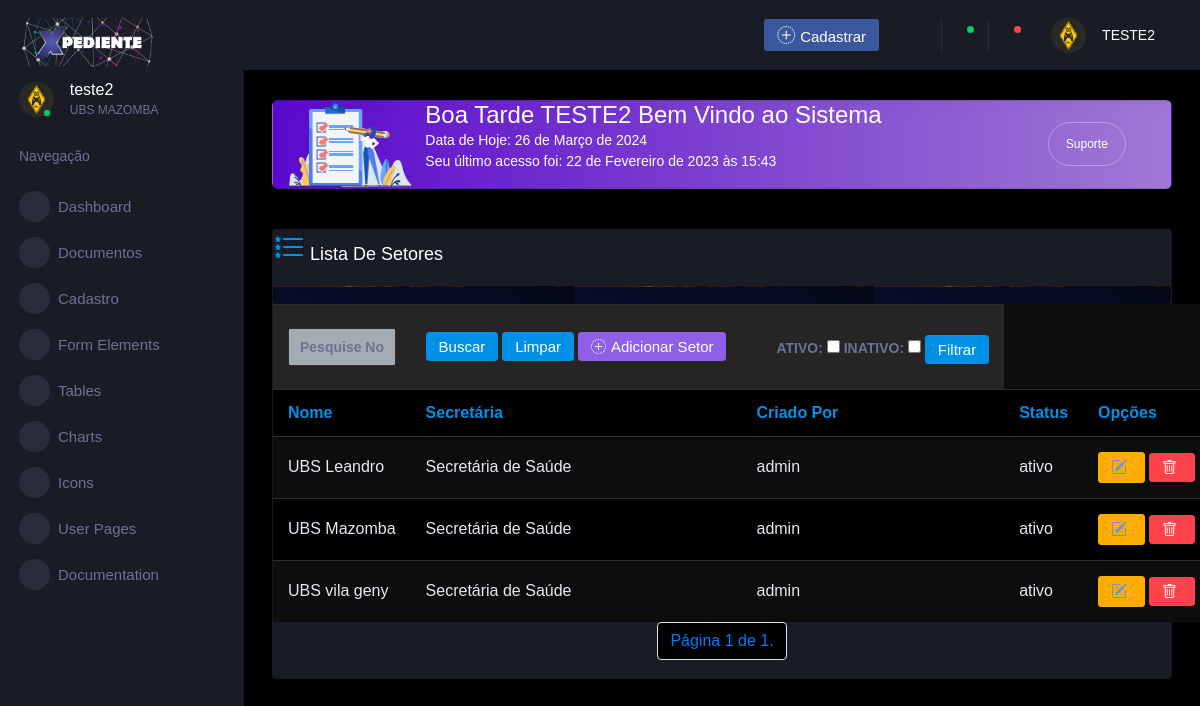
Page /setor_lista/ (signed in) on the committed database.
### usuarios/models.py (models this page shows, shortened)
class Perfil(models.Model):
    nome = models.CharField(max_length=55, blank=False, null=True, verbose_name='Nome Completo')
    cpf = models.CharField(max_length=14, blank=False, null=True, verbose_name='CPf')
    matricula = models.CharField(max_length=20, blank=False, null=True, verbose_name='Matrícula')
    telefone = models.CharField(max_length=20, blank=False, null=True, verbose_name='Telefone')
    email = models.EmailField(max_length=100, blank=False, null=True, verbose_name='Email')
    foto = models.ImageField(("Sua Foto"), upload_to='userfoto/', height_field=None, width_field=None, max_length=None)
    cep = models.CharField(max_length=20, blank=False, null=True, verbose_name='Cep')
    prefeitura = models.ForeignKey(Prefeitura, on_delete=models.CASCADE, verbose_name='Prefeitura')
    secretaria = models.ForeignKey(Secretaria, on_delete=models.CASCADE, verbose_name='Secretária')
    setor = models.ForeignKey(Setor, on_delete=models.CASCADE, verbose_name='Setor')
    usuario = models.OneToOneField(User, on_delete=models.CASCADE, verbose_name='Usuario')

### App/models.py (models this page shows, shortened)
class Setor(models.Model):
    nome = models.CharField(max_length=40, blank=False, null=True, verbose_name='Nome do setor')
    prefeitura = models.ForeignKey(Prefeitura, on_delete=models.PROTECT, verbose_name='Prefeitura')
    secretaria = models.ForeignKey(Secretaria, on_delete=models.PROTECT, verbose_name='Secretária')
    phoneNumberRegex = RegexValidator(regex = r"^\+?1?\d{8,15}$") # regex validação
    telefone = models.CharField(validators = [phoneNumberRegex],max_length=17, blank=False, null=True, verbose_name='Telefone', )
    status =models.CharField(max_length=10, blank=False, null=True, verbose_name='Status',
        choices=(
         ( 'ativo' ,  'Ativo' ),
         ( 'inativo' ,  'Inativo' ),
        ))
    cep = models.CharField(max_length=8, blank=False, null=True, verbose_name='cep')
    logradouro = models.CharField(max_length=70, blank=True, null=True, verbose_name='logradouro')
    complemento = models.CharField(max_length=70, blank=True, null=True, verbose_name='complemento')
    bairro = models.CharField(max_length=70, blank=True, null=True, verbose_name='bairro')
    localidade = models.CharField(max_length=70, blank=True, null=True, verbose_name='localidade')
    uf = models.CharField(max_length=10, blank=True, null=True, verbose_name='uf')
    criadopor = models.ForeignKey(User, on_delete=models.PROTECT)

class Secretaria(models.Model):
    nome = models.CharField(max_length=40, blank=False, unique=True, null=True, verbose_name='Nome da Secretária')
    prefeitura = models.ForeignKey(Prefeitura, on_delete=models.CASCADE, verbose_name='Prefeitura')
    sigla = models.CharField(max_length=7, blank=False, null=True, verbose_name='Sigla da Secretária')
    phoneNumberRegex = RegexValidator(regex = r"^\+?1?\d{8,15}$") # regex validação
    telefone = models.CharField(validators = [phoneNumberRegex],max_length=17, blank=False, null=True, verbose_name='Telefone', )
    status =models.CharField(max_length=10, blank=False, null=True, verbose_name='Status',
        choices=(
         ( 'ativo' ,  'Ativo' ),
         ( 'inativo' , 'Inativo' ),
        ))
    cep = models.CharField(max_length=8, blank=False, null=True, verbose_name='cep')
    logradouro = models.CharField(max_length=70, blank=True, null=True, verbose_name='logradouro')
    complemento = models.CharField(max_length=70, blank=True, null=True, verbose_name='complemento')
    bairro = models.CharField(max_length=70, blank=True, null=True, verbose_name='bairro')
    localidade = models.CharField(max_length=70, blank=True, null=True, verbose_name='localidade')
    uf = models.CharField(max_length=10, blank=True, null=True, verbose_name='uf')
    criadopor = models.ForeignKey(User, on_delete=models.PROTECT)

### App/views.py (the view)
# urls.py: path('setor_lista/', SetorLista.as_view(), name='setor_lista'),
class SetorLista(LoginRequiredMixin,ListView):
    login_url = reverse_lazy('login')
    model = Setor
    context_object_name = 'setores'
    template_name='pages/setor/setorlista.html'
    def get_context_data(self, *args, **kwargs):
        context = super().get_context_data(*args, **kwargs)
        context.update(Home.as_view()(self.request).context_data)
        return context
    paginate_by = 6
    def get_queryset(self):
        txt_nome = self.request.GET.get('nome')
        status = self.request.GET.get('status')
        if txt_nome:
             setor = Setor.objects.filter(nome__icontains=txt_nome)
             return setor
        if status:
            setor = Setor.objects.filter(status=status)
            return setor
        else:
            setor = Setor.objects.all()
        return setor

### App/views.py (called while the page is built)
    def get_context_data(self, **kwargs): #puxar conteudo para html
        context = super().get_context_data(**kwargs)
        context['num_prefeitura'] = Prefeitura.objects.count()
        context['num_secretaria'] = Secretaria.objects.count()
        context['num_setor'] = Setor.objects.count()
        context['num_colaborador'] = Colaborador.objects.count()
        data = datetime.date.today()
        hora = (datetime.datetime.now())
        horaint = int(hora.strftime('%H'))
        print( '....................Hoje é Dia : ',data, '....................')
        print(hora)
        print('Hora:',horaint)
        if horaint <= 12:
            msg = "Bom Dia"
        if horaint >= 12:
            msg = "Boa Tarde"
        if horaint >= 18:
            msg = "Boa Noite"
        context["msg"] = msg
        context["data"] = data
        return context

### App/templates/pages/setor/setorlista.html (shortened to what this page needs)
{% extends 'pages/base/modelo.html' %}
{% load static %}
{%block conteudo%}
<div class="card ">
    <h4 class="card-title"><i class="bi bi-list-stars" style="font-size: 2rem; color: #0090e7;"></i> Lista de Setores</h4>
    <div class="card bg-pri align-content-center text-align-items-center">
      </div>
    <div class="table-responsive-lg w-100">
        <table class="table table-striped w-100 bg-gradient-dark" >
            <tr class="w-100">
            <form class="nav-link mt-2 mt-md-0 d-none d-lg-flex w-100 search " action="?" method="GET">
                <tr style="background: #262424;">
                   <th><input type="text" name="nome" id="" value="{{request.GET.nome}}" class="form-control"   autocomplete="on" placeholder="Pesquise Nome"></th>
                <th>
                    <button class="btn btn-primary" id="button" type="submit">Buscar</button>
                    <a class="btn btn-primary" href="{% url 'setor_lista'%}">Limpar</a>
                    <a class="btn btn-info" href="{% url 'setor_new'%}"><i class="bi bi-plus-circle-dotted"></i>Adicionar Setor</a>
                </th>
                <th >
                    <form class="form-check form-switch " action="?" method="GET">
                        <div class="form-check form-switch">
                        <label  for="ativo">ATIVO:</label>
                        <input  type="checkbox" name="status" id="ativo" value="ativo">
                        <label  for="inativo">INATIVO:</label>
                        <input  type="checkbox" name="status" id="inativo" value="inativo">
                        <button class="btn btn-primary" id="button" type="submit">Filtrar</button>
                        </div>
                    </form>
                </th>
            </tr>
            </form>
        </tr>
            <tr>
                <th style="font-size: 1rem; color: #0090e7;" ><strong>Nome</strong> </th>
                <th style="font-size: 1rem; color: #0090e7;" ><strong>Secretária</strong> </th>
                <th style="font-size: 1rem; color: #0090e7;" ><strong>Criado Por</strong> </th>
                <th style="font-size: 1rem; color: #0090e7;" ><strong>Status</strong> </th>
                <th style="font-size: 1rem; color: #0090e7;" ><strong>Opções</strong> </th>
            </tr>
            {%for setor in setores %}
            <tr>
                <td style="font-size: 1rem; color: #ebe6f2; margin-left: 80px;">{{setor.nome}}</td>
                <td style="font-size: 1rem; color: #ebe6f2; margin-left: 80px;">{{setor.secretaria.nome}}</td>
                <td style="font-size: 1rem; color: #ebe6f2; margin-left: 80px;">{{setor.criadopor}}</td>
                <td style="font-size: 1rem; color: #ebe6f2; margin-left: 80px;">{{setor.status}}</td>
                <td>
                     <a href="{% url 'setor_update' setor.id %}"class="btn btn-warning", title='Editar'><i class="bi bi-pencil-square" style="font-size: 1rem; color: cornflowerblue;"></i></a>
                    <a href="{% url 'setor_delete' setor.id %}"class="btn btn-danger", title='Deletar'  ><i class="bi bi-trash"></i></a>
                </td>
                 </tr>
                {%empty%}
                <tr>
                <td>Nenhum Setor Registrado</td>
                </tr>
            {%endfor%}
        </table>
        <ul class="pagination justify-content-center">
            <li class="page-item">
                <span class="page-link">Página {{ page_obj.number }} de {{ page_obj.paginator.num_pages }}.</span>
            </li>
        </ul>
</div>
  {% endblock conteudo%}

### App/templates/pages/base/modelo.html (shortened to what this page needs)
{% load static %}
<!DOCTYPE html>
<html lang="pt-br" class="h-100">
  <head>
    {% block styles %}
    <link rel="stylesheet" href="{% static 'vendors/mdi/css/materialdesignicons.min.css'%}">
    <link rel="stylesheet" href="https://cdn.jsdelivr.net/npm/bootstrap-icons@1.10.3/font/bootstrap-icons.css">
    <link rel="stylesheet" href="{% static 'vendors/css/vendor.bundle.base.css'%}">
    <link rel="stylesheet" href="{% static 'vendors/jvectormap/jquery-jvectormap.css'%}">
    <link rel="stylesheet" href="{% static 'vendors/flag-icon-css/css/flag-icon.min.css'%}">
    <link rel="stylesheet" href="{% static 'vendors/owl-carousel-2/owl.carousel.min.css'%}">
    <link rel="stylesheet" href="{% static 'vendors/owl-carousel-2/owl.theme.default.min.css'%}">
    <link rel="stylesheet" href="{% static 'css/style.css'%}">
    {% endblock %}
  </head>
  <body>
    <div class="container-scroller">
      {% if request.user.is_authenticated %}
      {% block sidebar %}
      {% include 'pages/partials/_sidebar.html' %}
      {% endblock sidebar %}
      <div class="container-fluid page-body-wrapper">
        {% block navbar %}
        {% include 'pages/partials/_navbar.html' %}
        {% endblock navbar %}
        {% block saudacao %}
        <div class="main-panel">
          <div class="content-wrapper">
            <div class="row">
              <div class="col-12 grid-margin stretch-card">
                <div class="card corona-gradient-card">
                  <div class="card-body py-0 px-0 px-sm-3">
                    <div class="row align-items-center">
                      <div class="col-4 col-sm-3 col-xl-2">
                        <img src="{% static 'images/dashboard/Group126@2x.png'%}" class="gradient-corona-img img-fluid" alt="">
                      </div>
                      <div class="col-5 col-sm-7 col-xl-8 p-0">
                        {% if user.perfil.nome  %}
                        <h3 class="mb-1 mb-sm-0">{{msg}} {{user.perfil.nome}} Bem Vindo ao Sistema </h3>
                        <p class="mb-0 font-weight-normal d-none d-sm-block">Data de Hoje: {{data}}</p>
                        <p "mb-0 font-weight-normal d-none d-sm-block">Seu último acesso foi: {{request.user.last_login}}</p>
                        {% endif %}
                      </div>
                      <div class="col-3 col-sm-2 col-xl-2 pl-0 text-center">
                        <span>
                          <a href="" target="_blank" class="btn btn-outline-light btn-rounded get-started-btn">Suporte</a>
                        </span>
                      </div>
                    </div>
                  </div>
                </div>
              </div>
            </div>
            {% endblock saudacao %}
            {% block conteudo %}{% endblock conteudo %}
          {% endif %}
          {% block modal %}
          {% include 'pages/utils/modal.html' %}
          {% endblock modal %}
        </div>
      </div>
    </div>
  </body>
</html>

### App/templates/pages/partials/_navbar.html (shortened to what this page needs)
{% load static %}
<nav class="navbar p-0 fixed-top d-flex flex-row " >
  <div class="navbar-menu-wrapper flex-grow d-flex align-items-stretch" >
    <button class="navbar-toggler navbar-toggler align-self-center" type="button"data-toggle="minimize" >
      <span class="mdi mdi-menu"></span>
    </button>
    <ul class="navbar-nav w-100">
      <li class="nav-item w-100">
        <form class="nav-link mt-2 mt-md-0 d-none d-lg-flex search">
        </form>
      </li>
    </ul>
    <ul class="navbar-nav navbar-nav-right">
      <li class="nav-item dropdown d-none d-lg-block">
        <a class="nav-link btn btn-facebook create-new-button" id="createbuttonDropdown" data-toggle="dropdown" aria-expanded="false" href="#"><i class="bi bi-plus-circle-dotted"></i>Cadastrar</a>
      </li>
      <li class="nav-item nav-settings d-none d-lg-block">
        <a class="nav-link" href="#">
          <i class="mdi mdi-view-grid"></i>
        </a>
      </li>
      <li class="nav-item dropdown border-left">
        <a class="nav-link count-indicator dropdown-toggle" id="messageDropdown" href="#" data-toggle="dropdown" aria-expanded="false">
          <i class="mdi mdi-email"></i>
          <span class="count bg-success"></span>
        </a>
      </li>
      <li class="nav-item dropdown border-left">
        <a class="nav-link count-indicator dropdown-toggle" id="notificationDropdown" href="#" data-toggle="dropdown">
          <i class="mdi mdi-bell"></i>
          <span class="count bg-danger"></span>
        </a>
      </li>
      <li class="nav-item dropdown">
        <a class="nav-link" id="profileDropdown" href="#" data-toggle="dropdown">
          <div class="navbar-profile">
            {% if user.perfil.foto  %}
            <img class="img-xs rounded-circle" src="{{ user.perfil.foto.url }}" alt="">
            {% else %}
            <img class="img-xs rounded-circle" src="{%static 'images/faces/semfoto.jpg'%}" alt="">
            {% endif %}
            <p class="mb-0 d-none d-sm-block navbar-profile-name">{{user.perfil.nome}}</p>
            <i class="mdi mdi-menu-down d-none d-sm-block"></i>
          </div>
        </a>
      </li>
    </ul>
  </div>
</nav>

### rows in the picture
Setor: nome "UBS Leandro", secretaria.nome "Secretária de Saúde", criadopor "admin", status "ativo"
Setor: nome "UBS Mazomba", secretaria.nome "Secretária de Saúde", criadopor "admin", status "ativo"
Setor: nome "UBS vila geny", secretaria.nome "Secretária de Saúde", criadopor "admin", status "ativo"

### other values in the picture
{{ user.perfil.nome }} "TESTE2"
{{ msg }} "Boa Tarde"
{{ request.user.last_login }} "22 de Fevereiro de 2023 às 15:43"
{{ page_obj.number }} "1"
{{ page_obj.paginator.num_pages }} "1"
